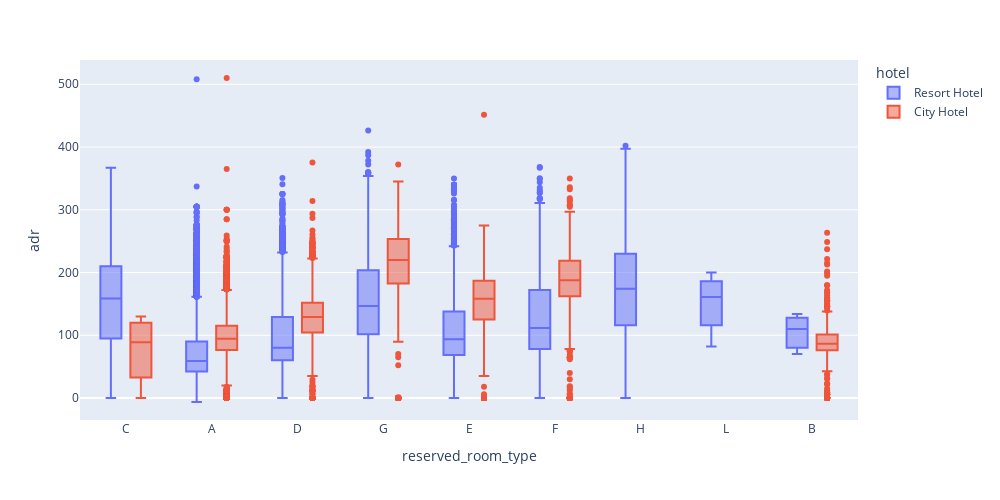

The code cell stored with this chart in its notebook:
### Markdown cell above
Average Daily Rate (adr) based on type of Hotel and reserved room type

### Code cell
data_no_canceled = data[data.is_canceled==0]
fig = px.box(data_no_canceled, x='reserved_room_type',
             y='adr', color='hotel', width=1000, height=500)
fig.show()

### Figure 1 — Plotly figure (JSON) as saved in the notebook; plotly's stock layout.template omitted (floating-point values rounded to 4 significant figures; data arrays with more than 128 entries replaced by an {"elided": "..."} marker saying what was removed)
{"data": [{"alignmentgroup": "True", "hovertemplate": "hotel=Resort Hotel<br>reserved_room_type=%{x}<br>adr=%{y}<extra></extra>", "legendgroup": "Resort Hotel", "marker": {"color": "#636efa"}, "name": "Resort Hotel", "notched": false, "offsetgroup": "Resort Hotel", "orientation": "v", "showlegend": true, "type": "box", "x": {"elided": "28927 str values"}, "x0": " ", "xaxis": "x", "y": {"elided": "28927 float values"}, "y0": " ", "yaxis": "y"}, {"alignmentgroup": "True", "hovertemplate": "hotel=City Hotel<br>reserved_room_type=%{x}<br>adr=%{y}<extra></extra>", "legendgroup": "City Hotel", "marker": {"color": "#EF553B"}, "name": "City Hotel", "notched": false, "offsetgroup": "City Hotel", "orientation": "v", "showlegend": true, "type": "box", "x": {"elided": "46084 str values"}, "x0": " ", "xaxis": "x", "y": {"elided": "46084 float values"}, "y0": " ", "yaxis": "y"}], "layout": {"boxmode": "group", "height": 500, "legend": {"title": {"text": "hotel"}, "tracegroupgap": 0}, "margin": {"t": 60}, "width": 1000, "xaxis": {"anchor": "y", "domain": [0, 1], "title": {"text": "reserved_room_type"}}, "yaxis": {"anchor": "x", "domain": [0, 1], "title": {"text": "adr"}}}}
